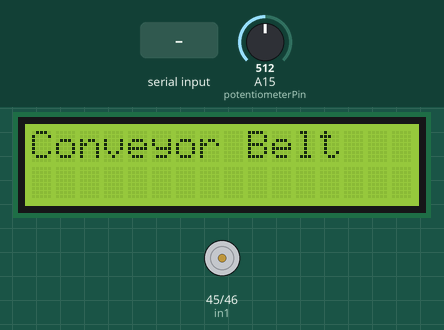
Simulated run of this sketch. Board: Arduino Mega 2560, built with avr-gcc and run on an emulated ATmega2560. On the bench: 16×2 character LCD, motor-driver pin pairs drawn as motors (green arrow = first pin HIGH = forward, orange = second pin HIGH = backward, longer = more drive, scaled by the enable pin). The test bench sets the inputs (shaded band); at power-on: A15 (potentiometerPin) = 512.

Above: at 4.2 s.
4.3 s: A15 (potentiometerPin) set to 622
At 5.1 s:
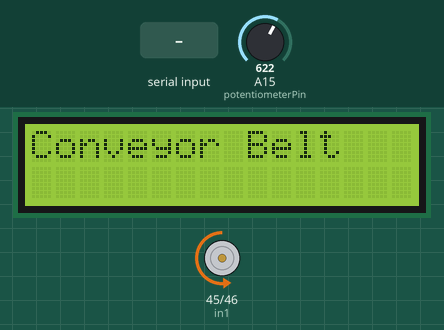
5.8 s: "+\n" received over Serial
At 6.3 s:
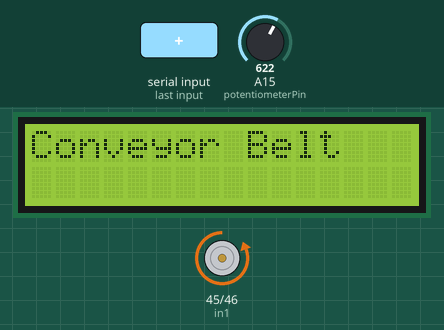
7.3 s: "-\n" received over Serial
At 8.5 s:
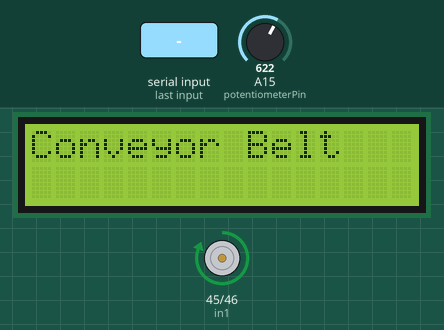
8.8 s: "a\n" received over Serial
At 9.8 s:
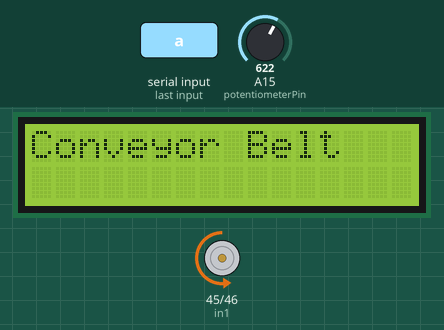
10.3 s: A15 (potentiometerPin) set to 130
At 10.8 s:
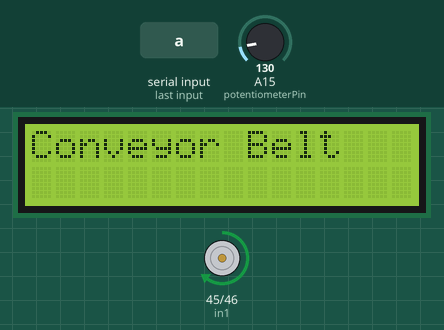
11.8 s: A15 (potentiometerPin) set to 1023
At 13.2 s:
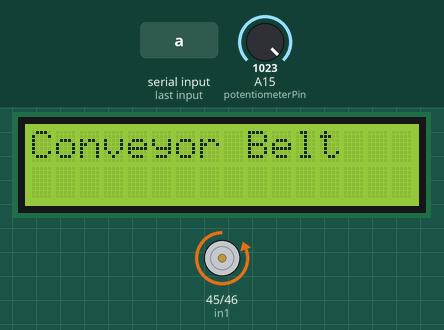
Timing chart, 0 to 14.3 s (numbered marks = the images above; inputs shaded):
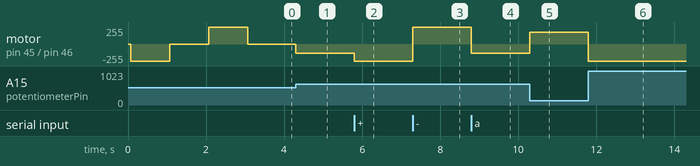

The sketch:

conveyor_belt.ino
```cpp
//  |-------------------------------------------------------------------------|
//  |      Conveyor Belt Script                                               |
//  |      by Pascal Graf - last edited 2023                                  |
//  |                                                                         |
//  |   Poti Analog Values        0 - 1023                                    |
//  |                   Links     0 - 412        0,100,200,300,400,412        |
//  |                   Rechts  612 - 1023       612,712,812,912,1012,1023    |
//  |-------------------------------------------------------------------------|

#include <LiquidCrystal.h>

// 0 - 412
const int motorLeftMinValue = 0;
const int motorLeftSlowValue = 206;
const int motorLeftFastValue = 412;

// 612 - 1023
const int motorRightMinValue = 612;
const int motorRightSlowValue = 818;
const int motorRightFastValue = 1023;

const int motorStopValue = 512;

const int motorAnalogMinValue = 140;
const int motorAnalogMaxValue = 255;

const int serialDelay = 3000;

int currentMotorDirection = 0;

LiquidCrystal lcd(8, 9, 4, 5, 6, 7 );
int potentiometerPin = 15; // Potentiometer  Analog Pin 15
// motorPins
int enA = 44;  // Analog Pin -> Motor
int in1 = 45;  // Polarität des Motor's
int in2 = 46;

//   in1  | in2
//    0   |  0    -> Motor steht, da gleiche polarität
//    0   |  1    -> Motor dreht links      Geschwindigkeit hängt
//    1   |  0    -> Motor dreht rechts     vom Analog Ausgang ab
//    1   |  1    -> Motor steht, da gleiche polarität

// Auto or manual control
bool hardwareControl = true;    //  => true -> Poti   false -> PC CMDs

//  |-------------------------------------------------------------------------|
//  |      S E T U P                                                          |
//  |-------------------------------------------------------------------------|
void setup()
{
  Serial.begin(9600);

  pinMode (enA, OUTPUT);
  pinMode (in1, OUTPUT);
  pinMode (in2, OUTPUT);

  // Stop the motor
  stopMotor();

  lcd.begin(16, 2);
  lcd.setCursor(0, 0);
  lcd.print("Conveyor Belt");

  // Execute a motor test
  executeMotorTest();

  // Interrupts
  /*
  noInterrupts();           // deactivate Interrupts
  TCCR1A = 0;
  TCCR1B = 0;
  TCNT1 = 34286;            // Timer nach obiger Rechnung vorbelegen
  TCCR1B |= (1 << CS12);    // 256 als Prescale-Wert spezifizieren
  TIMSK1 |= (1 << TOIE1);   // Timer Overflow Interrupt aktivieren
  interrupts();             // activate Interrupts
  */
}

//  |-------------------------------------------------------------------------|
//  |      L O O P                                                            |
//  |-------------------------------------------------------------------------|
void loop()
{
  String cmdString;
  // Receive a new command string via serial connection
  cmdString = receiveCommandString();
  cmdString.trim();

  // If a new command has been received turn off hardware control and execute command
  if(cmdString.length())
  {
    hardwareControl = false;
    executeCommand(cmdString);
  }

  // Otherwise, if no serial command has been received yet, execute the potentiometer value
  if(hardwareControl)
  {
    executePotentiometerValue();
  }
}

void executeCommand(String cmdString)
{
  char motorCommandByte = cmdString[0];
  switch(motorCommandByte)
  {
    // Switch back to manual control
    case 'a':
      hardwareControl = true;
    // Stop Motor
    case '0':
      stopMotor();
      break;
    // Motor Right Fast
    case '+':
      setMotorSpeedRight(motorRightFastValue);
      break;
    // Motor Right Slow
    case 'r':
      setMotorSpeedRight(motorRightSlowValue);
      break;
    // Motor Left Fast
    case '-':
      setMotorSpeedLeft(motorLeftFastValue);
      break;
    // Motor Left Slow
    case 'l':
      setMotorSpeedLeft(motorLeftSlowValue);
      break;
  }
}

void executePotentiometerValue(void)
{
  int nPotentiometerValue = analogRead(potentiometerPin); // Mittelabgriff Poti lesen

  if (nPotentiometerValue < motorLeftFastValue)
  {
    setMotorSpeedLeft(nPotentiometerValue);
  }
  else if(nPotentiometerValue > motorRightMinValue)
  {
    setMotorSpeedRight(nPotentiometerValue);
  }
  else
  {
    stopMotor();
  }
}

void setMotorSpeedRight(int commandValue)
{
  if(currentMotorDirection != 1)
  {
    digitalWrite(in1,LOW);
    digitalWrite(in2,HIGH);
    currentMotorDirection = 1;
  }

  int nMotorSpeed = map(commandValue, motorRightMinValue, motorRightFastValue, motorAnalogMinValue, motorAnalogMaxValue);
  analogWrite(enA, nMotorSpeed);
}

void setMotorSpeedLeft(int commandValue)
{
  if(currentMotorDirection != -1)
  {
    digitalWrite(in1,HIGH);
    digitalWrite(in2,LOW);
    currentMotorDirection = -1;
  }
  int nMotorSpeed = map(commandValue, motorLeftMinValue, motorLeftFastValue, motorAnalogMinValue, motorAnalogMaxValue);
  analogWrite(enA, nMotorSpeed);
}

void stopMotor()
{
  analogWrite(enA, 0);
  currentMotorDirection = 0;
}

String receiveCommandString()
{
  String incomingString = "";
  if (Serial.available() > 0) {
      incomingString = Serial.readStringUntil('\n');
  }
  return(incomingString);
}

void executeMotorTest(void)
{
  setMotorSpeedRight(motorRightFastValue);
  delay(1000);
  stopMotor();
  delay(1000);
  setMotorSpeedLeft(motorLeftFastValue);
  delay(1000);
  stopMotor();
}
```

Measured:
- after the input at 4.3 s, motor on pin 45 (in1) / pin 46 (in2): stopped → backward 142/255 at once
- after the input at 5.8 s, motor on pin 45 (in1) / pin 46 (in2): backward 142/255 → backward 255/255 at once
- after the input at 7.3 s, motor on pin 45 (in1) / pin 46 (in2): backward 255/255 → forward 255/255 at once
- after the input at 8.8 s, motor on pin 45 (in1) / pin 46 (in2): forward 255/255 → backward 142/255 at once
- after the input at 10.3 s, motor on pin 45 (in1) / pin 46 (in2): backward 142/255 → forward 176/255 at once
- after the input at 11.8 s, motor on pin 45 (in1) / pin 46 (in2): forward 176/255 → backward 255/255 at once
